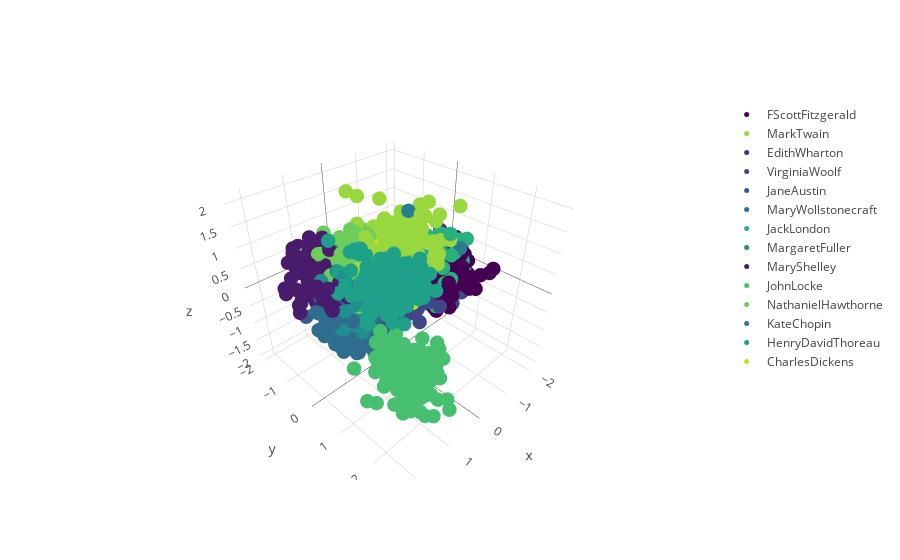

This figure's notebook cell:
### Code cell
# by author
traces_for_plot = []
for key, value in author_num.items():
    df = doc_vectors_3d_with_author[doc_vectors_3d_with_author['author'] == value]
    traces_for_plot.append(df)

traces_author = []
for trace in traces_for_plot:
    trace1 = go.Scatter3d(
    x = trace['x'],
    y = trace['y'],
    z = trace['z'],
    mode='markers',
    name = authors[trace['author'].values[0]],
    marker=dict(
        size=5,
        color= 'rgba' + str(cmap_author[(trace['author'].values[0])]),
    )
    )
    traces_author.append(trace1)

layout = go.Layout(showlegend=True)
# # Make a figure object
fig = go.Figure(data= traces_author, layout = layout)

# Send to Plotly and show in notebook
iplot(fig, filename='test1')

### Figure 1 — Plotly figure (JSON) as saved in the notebook; plotly's stock layout.template omitted (floating-point values rounded to 4 significant figures; data arrays with more than 128 entries replaced by an {"elided": "..."} marker saying what was removed)
{"data": [{"marker": {"color": "rgba(0.267004, 0.004874, 0.329415, 1.0)", "size": 5}, "mode": "markers", "name": "FScottFitzgerald", "type": "scatter3d", "uid": "9a62be0a-bc52-11e8-94c4-9a0015437040", "x": {"elided": "175 float values"}, "y": {"elided": "175 float values"}, "z": {"elided": "175 float values"}}, {"marker": {"color": "rgba(0.595839, 0.848717, 0.243329, 1.0)", "size": 5}, "mode": "markers", "name": "MarkTwain", "type": "scatter3d", "uid": "9a65fbec-bc52-11e8-ae36-9a0015437040", "x": {"elided": "175 float values"}, "y": {"elided": "175 float values"}, "z": {"elided": "175 float values"}}, {"marker": {"color": "rgba(0.275191, 0.194905, 0.496005, 1.0)", "size": 5}, "mode": "markers", "name": "EdithWharton", "type": "scatter3d", "uid": "9a65fef8-bc52-11e8-895e-9a0015437040", "x": {"elided": "175 float values"}, "y": {"elided": "175 float values"}, "z": {"elided": "175 float values"}}, {"marker": {"color": "rgba(0.248629, 0.278775, 0.534556, 1.0)", "size": 5}, "mode": "markers", "name": "VirginiaWoolf", "type": "scatter3d", "uid": "9a6600ec-bc52-11e8-b8af-9a0015437040", "x": {"elided": "175 float values"}, "y": {"elided": "175 float values"}, "z": {"elided": "175 float values"}}, {"marker": {"color": "rgba(0.214298, 0.355619, 0.551184, 1.0)", "size": 5}, "mode": "markers", "name": "JaneAustin", "type": "scatter3d", "uid": "9a6602b8-bc52-11e8-ac65-9a0015437040", "x": {"elided": "175 float values"}, "y": {"elided": "175 float values"}, "z": {"elided": "175 float values"}}, {"marker": {"color": "rgba(0.182256, 0.426184, 0.55712, 1.0)", "size": 5}, "mode": "markers", "name": "MaryWollstonecraft", "type": "scatter3d", "uid": "9a660466-bc52-11e8-bbee-9a0015437040", "x": {"elided": "175 float values"}, "y": {"elided": "175 float values"}, "z": {"elided": "175 float values"}}, {"marker": {"color": "rgba(0.166383, 0.690856, 0.496502, 1.0)", "size": 5}, "mode": "markers", "name": "JackLondon", "type": "scatter3d", "uid": "9a66061e-bc52-11e8-9055-9a0015437040", "x": {"elided": "175 float values"}, "y": {"elided": "175 float values"}, "z": {"elided": "175 float values"}}, {"marker": {"color": "rgba(0.129933, 0.559582, 0.551864, 1.0)", "size": 5}, "mode": "markers", "name": "MargaretFuller", "type": "scatter3d", "uid": "9a6607ca-bc52-11e8-938f-9a0015437040", "x": {"elided": "175 float values"}, "y": {"elided": "175 float values"}, "z": {"elided": "175 float values"}}, {"marker": {"color": "rgba(0.28291, 0.105393, 0.426902, 1.0)", "size": 5}, "mode": "markers", "name": "MaryShelley", "type": "scatter3d", "uid": "9a660964-bc52-11e8-bb9e-9a0015437040", "x": {"elided": "175 float values"}, "y": {"elided": "175 float values"}, "z": {"elided": "175 float values"}}, {"marker": {"color": "rgba(0.274149, 0.751988, 0.436601, 1.0)", "size": 5}, "mode": "markers", "name": "JohnLocke", "type": "scatter3d", "uid": "9a660b28-bc52-11e8-912a-9a0015437040", "x": {"elided": "175 float values"}, "y": {"elided": "175 float values"}, "z": {"elided": "175 float values"}}, {"marker": {"color": "rgba(0.421908, 0.805774, 0.35191, 1.0)", "size": 5}, "mode": "markers", "name": "NathanielHawthorne", "type": "scatter3d", "uid": "9a660cf4-bc52-11e8-8464-9a0015437040", "x": {"elided": "175 float values"}, "y": {"elided": "175 float values"}, "z": {"elided": "175 float values"}}, {"marker": {"color": "rgba(0.154815, 0.493313, 0.55784, 1.0)", "size": 5}, "mode": "markers", "name": "KateChopin", "type": "scatter3d", "uid": "9a660e86-bc52-11e8-a6d0-9a0015437040", "x": {"elided": "175 float values"}, "y": {"elided": "175 float values"}, "z": {"elided": "175 float values"}}, {"marker": {"color": "rgba(0.120638, 0.625828, 0.533488, 1.0)", "size": 5}, "mode": "markers", "name": "HenryDavidThoreau", "type": "scatter3d", "uid": "9a661028-bc52-11e8-a6fa-9a0015437040", "x": {"elided": "175 float values"}, "y": {"elided": "175 float values"}, "z": {"elided": "175 float values"}}, {"marker": {"color": "rgba(0.783315, 0.879285, 0.125405, 1.0)", "size": 5}, "mode": "markers", "name": "CharlesDickens", "type": "scatter3d", "uid": "9a6611d4-bc52-11e8-bf9b-9a0015437040", "x": {"elided": "175 float values"}, "y": {"elided": "175 float values"}, "z": {"elided": "175 float values"}}], "layout": {"showlegend": true}}
